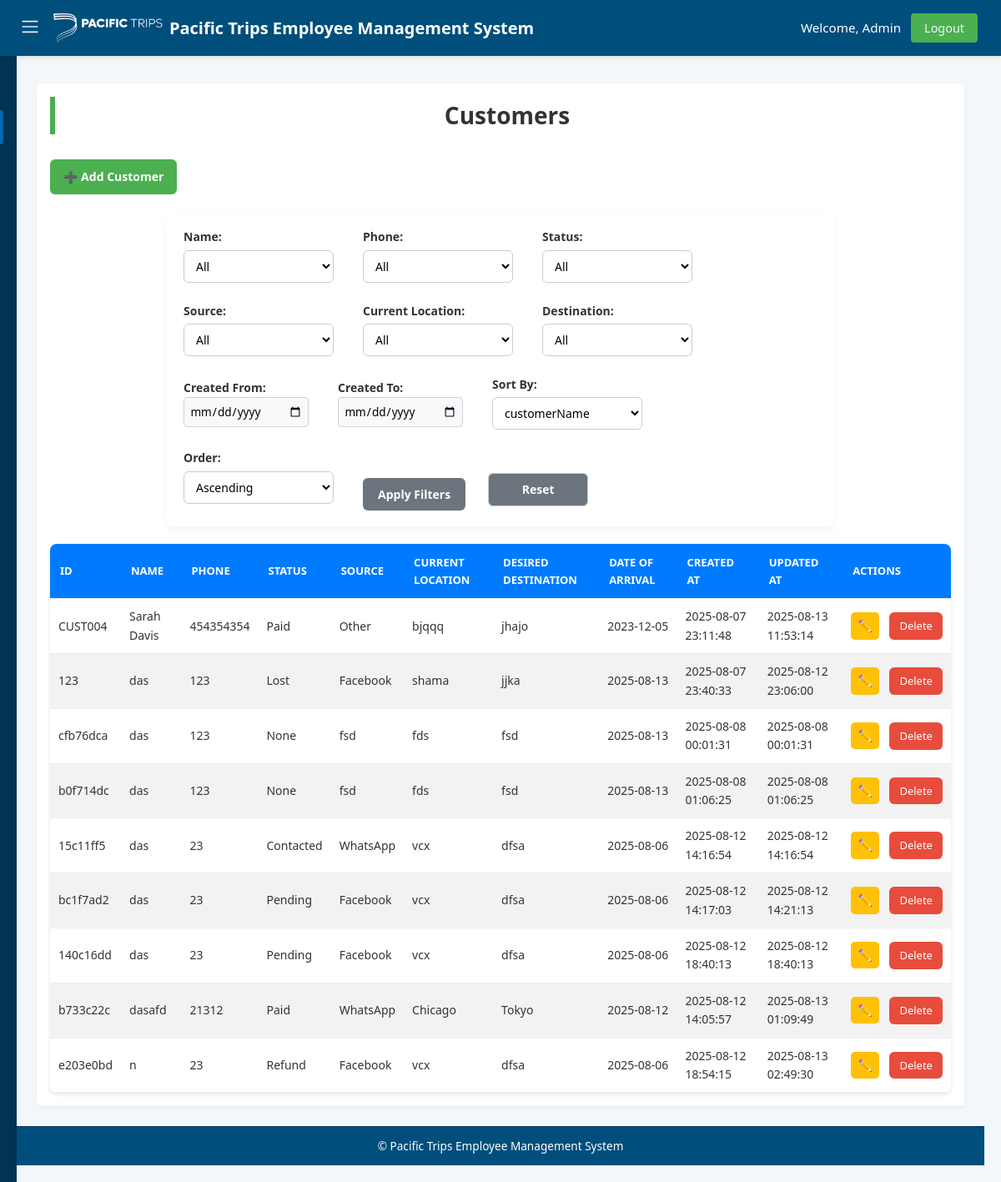
The app's page /customers (signed in), older data.
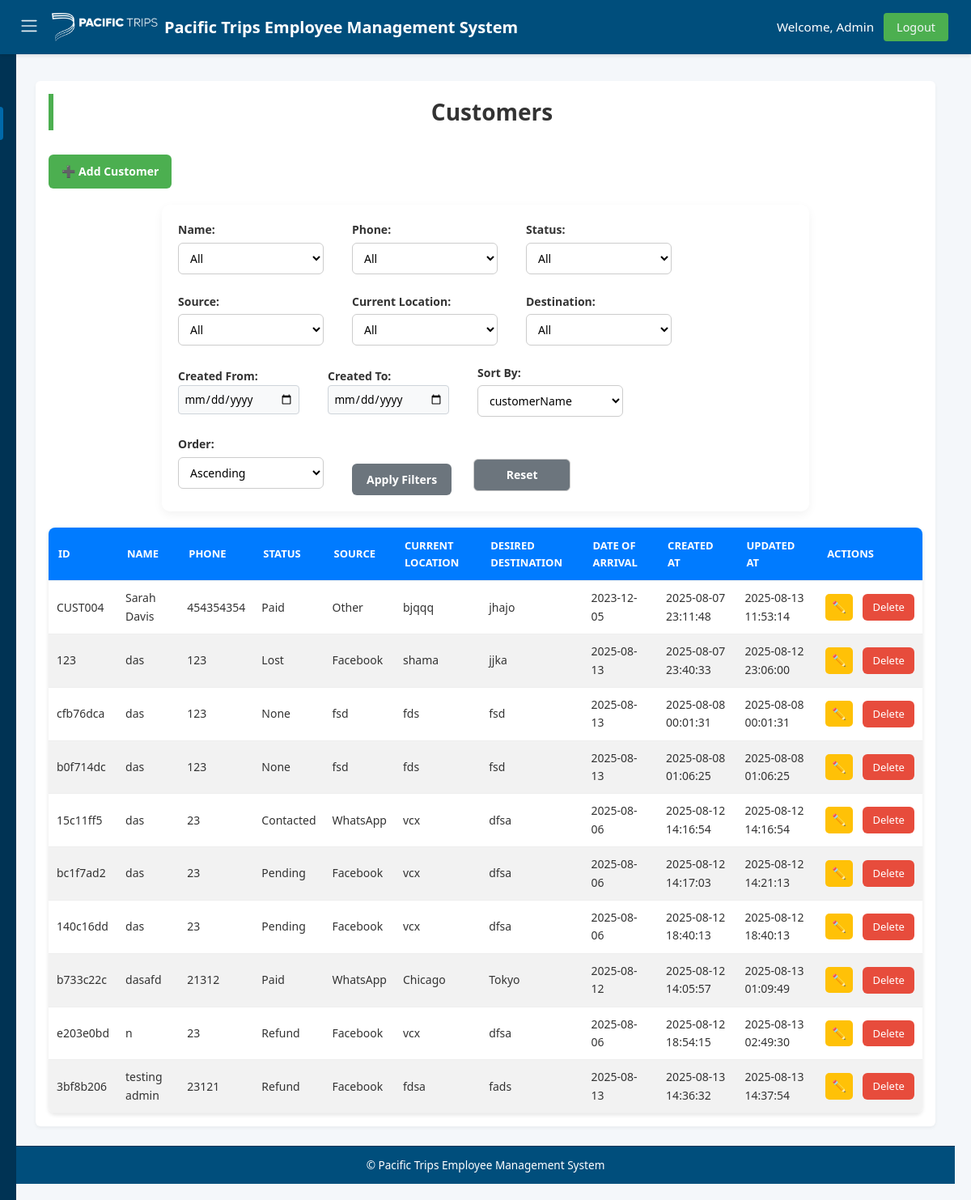
The same page, newer data.
### tables this page shows
CREATE TABLE customers (
    customerId TEXT PRIMARY KEY,
    customerName TEXT NOT NULL,
    phone TEXT NOT NULL,
    source TEXT NOT NULL,
    currentLocation TEXT NOT NULL,
    desiredDestination TEXT NOT NULL,
    dateOfArrival TEXT,
    createdAt TEXT DEFAULT CURRENT_TIMESTAMP,
    updatedAt TEXT DEFAULT CURRENT_TIMESTAMP
, status TEXT);

### app.py (the view)
    def wrap(*args, **kwargs):
        if 'user_id' not in session:
            flash('Please login first.', 'danger')
            return redirect(url_for('login'))
        return f(*args, **kwargs)

### app.py (called while the page is built)
def get_db_connection():
    conn = sqlite3.connect(DATABASE, timeout=10)
    conn.row_factory = sqlite3.Row
    conn.execute("PRAGMA journal_mode=WAL")
    return conn

def login_required(f):
    def wrap(*args, **kwargs):
        if 'user_id' not in session:
            flash('Please login first.', 'danger')
            return redirect(url_for('login'))
        return f(*args, **kwargs)
    wrap.__name__ = f.__name__
    return wrap

### templates/customers.html (shortened to what this page needs)
{% extends "base.html" %}
{% block content %}
<h2>Customers</h2>
<div class="button-group">
    <a href="{{ url_for('add_customer') }}" class="btn">➕ Add Customer</a>
</div>
<form method="GET" action="{{ url_for('customers') }}" class="filter-form">
    <label>Name:
        <select name="customerName">
            <option value="">All</option>
        </select>
    </label>
    <label>Phone:
        <select name="phone">
            <option value="">All</option>
        </select>
    </label>
    <label>Status:
        <select name="status">
            <option value="">All</option>
        </select>
    </label>
    <label>Source:
        <select name="source">
            <option value="">All</option>
        </select>
    </label>
    <label>Current Location:
        <select name="currentLocation">
            <option value="">All</option>
        </select>
    </label>
    <label>Destination:
        <select name="desiredDestination">
            <option value="">All</option>
        </select>
    </label>
    <label>Created From:
        <input type="date" name="start_date" value="{{ filters.start_date }}">
    </label>
    <label>Created To:
        <input type="date" name="end_date" value="{{ filters.end_date }}">
    </label>
    <label>Sort By:
        <select name="sort_by">
            {% for col in ['customerId', 'customerName', 'phone', 'status', 'source', 'currentLocation', 'desiredDestination', 'dateOfArrival', 'createdAt', 'updatedAt'] %}
            <option value="{{ col }}" {% if sort_by == col %}selected{% endif %}>{{ col }}</option>
            {% endfor %}
        </select>
    </label>
    <label>Order:
        <select name="sort_order">
            <option value="asc" {% if sort_order == 'asc' %}selected{% endif %}>Ascending</option>
        </select>
    </label>
    <button type="submit" class="btn">Apply Filters</button>
    <a href="{{ url_for('customers') }}" class="btn danger">Reset</a>
</form>
<table>
    <thead>
        <tr>
            <th>ID</th>
            <th>Name</th>
            <th>Phone</th>
            <th>Status</th>
            <th>Source</th>
            <th>Current Location</th>
            <th>Desired Destination</th>
            <th>Date of Arrival</th>
            <th>Created At</th>
            <th>Updated At</th>
            <th>Actions</th>
        </tr>
    </thead>
    <tbody>
        {% for customer in customers %}
        <tr>
            <td>{{ customer.customerId }}</td>
            <td>{{ customer.customerName }}</td>
            <td>{{ customer.phone }}</td>
            <td>{{ customer.status }}</td>
            <td>{{ customer.source }}</td>
            <td>{{ customer.currentLocation }}</td>
            <td>{{ customer.desiredDestination }}</td>
            <td>{{ customer.dateOfArrival or '' }}</td>
            <td>{{ customer.createdAt }}</td>
            <td>{{ customer.updatedAt }}</td>
            <td>
                <a href="{{ url_for('edit_customer', customer_id=customer.customerId) }}" class="btn small">✏️</a>
                <a href="{{ url_for('delete_customer', customer_id=customer.customerId) }}" class="btn-delete"
                    onclick="return confirm('Are you sure you want to delete this customer?');">Delete</a>
            </td>
        </tr>
        {% endfor %}
    </tbody>
</table>
{% endblock %}

Row changes from the older to the newer data that the page shows:
added customers: customerId "3bf8b206", customerName "testing admin", phone "23121", status "Refund", source "Facebook", currentLocation "fdsa", desiredDestination "fads", dateOfArrival "2025-08-13", createdAt "2025-08-13 14:36:32", updatedAt "2025-08-13 14:37:54"
